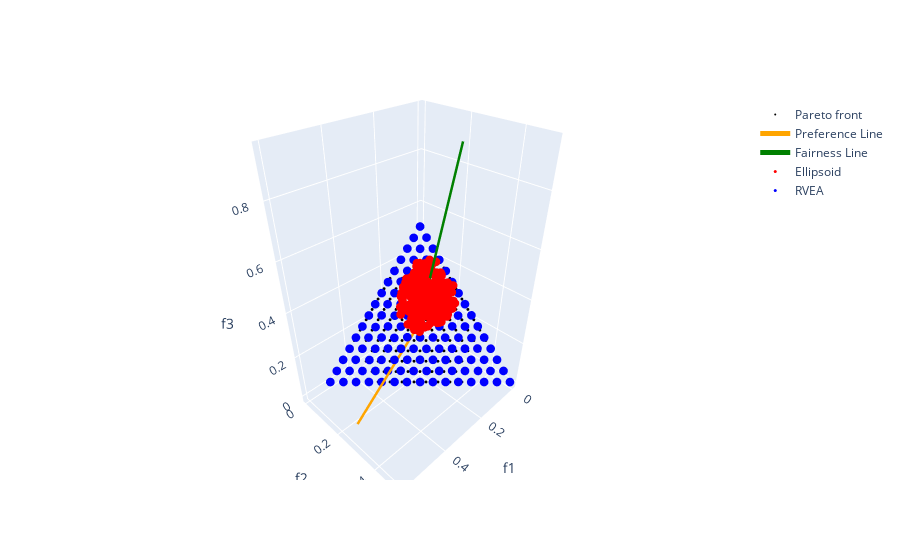

Source (notebook cell):
### Code cell
# PF.
pf = problem.pareto_front(ref_dirs)

fig = go.Figure()

fig.add_trace(go.Scatter3d(
    x=pf[:,0], y=pf[:,1], z=pf[:,2],
    mode="markers",
    marker=dict(size=1, color="black"),
    name="Pareto front"
))

# Preference line.
fig.add_trace(go.Scatter3d(
    x=[0, ref_dir[0]], y=[0, ref_dir[1]], z=[0, ref_dir[2]],
    mode="lines", line=dict(color="orange", width=5),
    name="Preference Line"
))

# Fairness line.
fig.add_trace(go.Scatter3d(
    x=[0, fair[0]], y=[0, fair[1]], z=[0, fair[2]],
    mode="lines", line=dict(color="green", width=5),
    name="Fairness Line"
))

# Ellipsoid.
fig.add_trace(go.Scatter3d(
    x=res.F[:,0], y=res.F[:,1], z=res.F[:,2],
    mode="markers", marker=dict(color="red", size=3),
    name="Ellipsoid"
))

# RVEA.
fig.add_trace(go.Scatter3d(
    x=res_r.F[:,0], y=res_r.F[:,1], z=res_r.F[:,2],
    mode="markers", marker=dict(color="blue", size=3),
    name="RVEA"
))

fig.update_layout(scene=dict(
    xaxis_title="f1",
    yaxis_title="f2",
    zaxis_title="f3"
))

fig.show()
